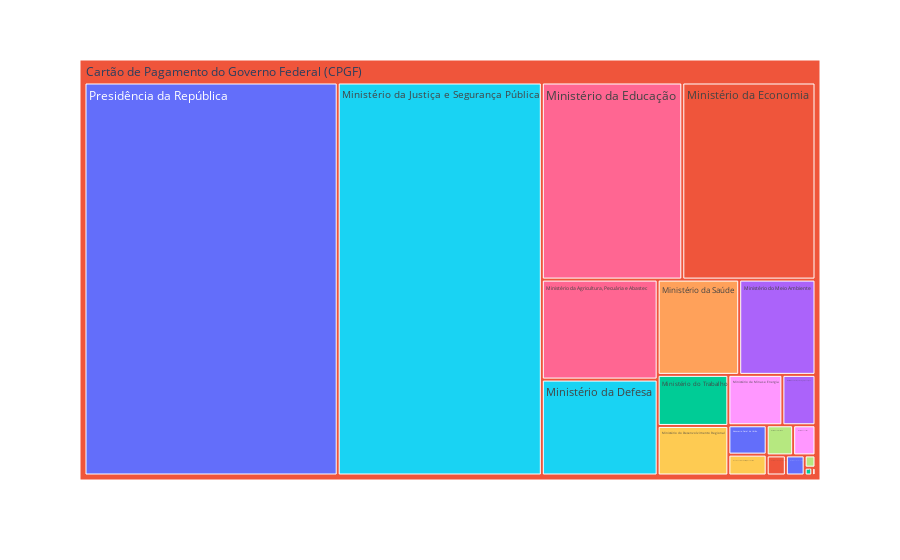

Here is the notebook cell this chart was saved with:
### Code cell
gastos_mai = pd.read_csv('cartao_pagamento_2022_orgaos/202205_CPGF.csv', encoding='latin1', delimiter=';')

gastos_mai.loc[:, 'VALOR TRANSAÇÃO'] = pd.to_numeric(gastos_mai['VALOR TRANSAÇÃO'].str.replace(",", '.'), errors='coerce')

gastos_por_orgao_mai = gastos_mai.groupby('NOME ÓRGÃO SUPERIOR').agg({'VALOR TRANSAÇÃO': sum}).reset_index()
gastos_por_orgao_mai = gastos_por_orgao_mai.sort_values('VALOR TRANSAÇÃO', ascending=False).reset_index()

df = pd.DataFrame(gastos_por_orgao_mai)
df.to_csv(sep=',', index=False, header=True, path_or_buf='CPGF_2022_tables_tratadas/mai_2022.csv')

fig_mai = px.treemap(gastos_por_orgao_mai, path=[px.Constant('Cartão de Pagamento do Governo Federal (CPGF)'), 'NOME ÓRGÃO SUPERIOR'], values='VALOR TRANSAÇÃO',
                  color='NOME ÓRGÃO SUPERIOR')
fig_mai.show()

### Figure 1 — Plotly figure (JSON) as saved in the notebook; plotly's stock layout.template omitted (floating-point values rounded to 4 significant figures)
{"data": [{"branchvalues": "total", "customdata": [["Ministério das Comunicações"], ["Ministério das Relações Exteriores"], ["Ministério do Trabalho e Emprego"], ["Ministério da Ciência, Tecnologia, Inovações "], ["Ministério da Saúde"], ["Ministério da Defesa"], ["Ministério da Agricultura, Pecuária e Abastec"], ["Controladoria-Geral da União"], ["Ministério de Minas e Energia"], ["Banco Central do Brasil - Orçamento Fiscal e "], ["Presidência da República"], ["Ministério da Economia"], ["Ministério do Trabalho"], ["Ministério do Meio Ambiente"], ["Ministério da Mulher, Família e Direitos Huma"], ["Ministério da Justiça e Segurança Pública"], ["Ministério da Educação"], ["Ministério da Infraestrutura"], ["Ministério do Turismo"], ["Ministério do Desenvolvimento Regional"], ["Advocacia-Geral da União"], ["(?)"]], "domain": {"x": [0, 1], "y": [0, 1]}, "hovertemplate": "labels=%{label}<br>VALOR TRANSAÇÃO=%{value}<br>parent=%{parent}<br>id=%{id}<br>NOME ÓRGÃO SUPERIOR=%{customdata[0]}<extra></extra>", "ids": ["Cartão de Pagamento do Governo Federal (CPGF)/Ministério das Comunicações", "Cartão de Pagamento do Governo Federal (CPGF)/Ministério das Relações Exteriores", "Cartão de Pagamento do Governo Federal (CPGF)/Ministério do Trabalho e Emprego", "Cartão de Pagamento do Governo Federal (CPGF)/Ministério da Ciência, Tecnologia, Inovações ", "Cartão de Pagamento do Governo Federal (CPGF)/Ministério da Saúde", "Cartão de Pagamento do Governo Federal (CPGF)/Ministério da Defesa", "Cartão de Pagamento do Governo Federal (CPGF)/Ministério da Agricultura, Pecuária e Abastec", "Cartão de Pagamento do Governo Federal (CPGF)/Controladoria-Geral da União", "Cartão de Pagamento do Governo Federal (CPGF)/Ministério de Minas e Energia", "Cartão de Pagamento do Governo Federal (CPGF)/Banco Central do Brasil - Orçamento Fiscal e ", "Cartão de Pagamento do Governo Federal (CPGF)/Presidência da República", "Cartão de Pagamento do Governo Federal (CPGF)/Ministério da Economia", "Cartão de Pagamento do Governo Federal (CPGF)/Ministério do Trabalho", "Cartão de Pagamento do Governo Federal (CPGF)/Ministério do Meio Ambiente", "Cartão de Pagamento do Governo Federal (CPGF)/Ministério da Mulher, Família e Direitos Huma", "Cartão de Pagamento do Governo Federal (CPGF)/Ministério da Justiça e Segurança Pública", "Cartão de Pagamento do Governo Federal (CPGF)/Ministério da Educação", "Cartão de Pagamento do Governo Federal (CPGF)/Ministério da Infraestrutura", "Cartão de Pagamento do Governo Federal (CPGF)/Ministério do Turismo", "Cartão de Pagamento do Governo Federal (CPGF)/Ministério do Desenvolvimento Regional", "Cartão de Pagamento do Governo Federal (CPGF)/Advocacia-Geral da União", "Cartão de Pagamento do Governo Federal (CPGF)"], "labels": ["Ministério das Comunicações", "Ministério das Relações Exteriores", "Ministério do Trabalho e Emprego", "Ministério da Ciência, Tecnologia, Inovações ", "Ministério da Saúde", "Ministério da Defesa", "Ministério da Agricultura, Pecuária e Abastec", "Controladoria-Geral da União", "Ministério de Minas e Energia", "Banco Central do Brasil - Orçamento Fiscal e ", "Presidência da República", "Ministério da Economia", "Ministério do Trabalho", "Ministério do Meio Ambiente", "Ministério da Mulher, Família e Direitos Huma", "Ministério da Justiça e Segurança Pública", "Ministério da Educação", "Ministério da Infraestrutura", "Ministério do Turismo", "Ministério do Desenvolvimento Regional", "Advocacia-Geral da União", "Cartão de Pagamento do Governo Federal (CPGF)"], "marker": {"colors": ["#636efa", "#EF553B", "#00cc96", "#ab63fa", "#FFA15A", "#19d3f3", "#FF6692", "#B6E880", "#FF97FF", "#FECB52", "#636efa", "#EF553B", "#00cc96", "#ab63fa", "#FFA15A", "#19d3f3", "#FF6692", "#B6E880", "#FF97FF", "#FECB52", "#636efa", "#EF553B"]}, "name": "", "parents": ["Cartão de Pagamento do Governo Federal (CPGF)", "Cartão de Pagamento do Governo Federal (CPGF)", "Cartão de Pagamento do Governo Federal (CPGF)", "Cartão de Pagamento do Governo Federal (CPGF)", "Cartão de Pagamento do Governo Federal (CPGF)", "Cartão de Pagamento do Governo Federal (CPGF)", "Cartão de Pagamento do Governo Federal (CPGF)", "Cartão de Pagamento do Governo Federal (CPGF)", "Cartão de Pagamento do Governo Federal (CPGF)", "Cartão de Pagamento do Governo Federal (CPGF)", "Cartão de Pagamento do Governo Federal (CPGF)", "Cartão de Pagamento do Governo Federal (CPGF)", "Cartão de Pagamento do Governo Federal (CPGF)", "Cartão de Pagamento do Governo Federal (CPGF)", "Cartão de Pagamento do Governo Federal (CPGF)", "Cartão de Pagamento do Governo Federal (CPGF)", "Cartão de Pagamento do Governo Federal (CPGF)", "Cartão de Pagamento do Governo Federal (CPGF)", "Cartão de Pagamento do Governo Federal (CPGF)", "Cartão de Pagamento do Governo Federal (CPGF)", "Cartão de Pagamento do Governo Federal (CPGF)", ""], "type": "treemap", "values": [8624.0, 8778.0, 1361.0, 38060.0, 177200.0, 253400.0, 264100.0, 3036.0, 62070.0, 18230.0, 2269000.0, 598800.0, 82360.0, 165800.0, 570, 1829000.0, 631300.0, 18190.0, 15350.0, 79900.0, 25670.0, 6552000.0]}], "layout": {"legend": {"tracegroupgap": 0}, "margin": {"t": 60}}}
